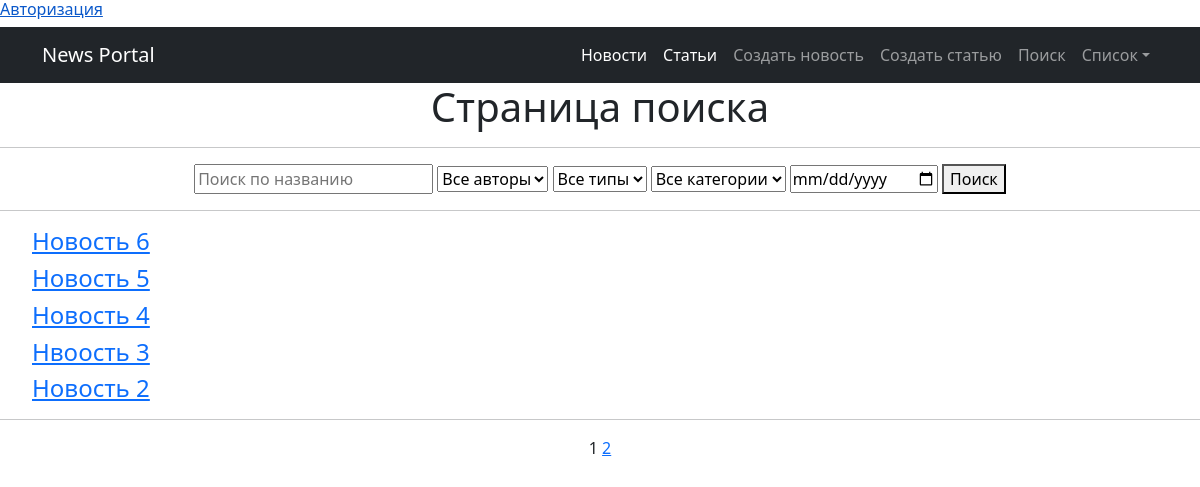
The app's page /search/ with its own data.
### news/models.py (models this page shows, shortened)
class Post(models.Model):
    author = models.ForeignKey(Author, on_delete=models.CASCADE)
    news = 'NW'
    article = 'AR'
    CATEGORY_CHOICES = (
        (news, 'Новость'),
        (article, 'Статья'),
    )
    choiceType = models.CharField(max_length=2,
                                  choices=CATEGORY_CHOICES,
                                  default=article)
    timeCreate = models.DateTimeField(auto_now_add=True)
    categoryPost = models.ManyToManyField(Category, through='PostCategory')
    title = models.CharField(max_length=100, unique=True)
    content = models.TextField()
    rating = models.IntegerField(default=0)

### news/views.py (the view)
# urls.py: path('search/', Search.as_view(), name='search'),  # URL-шаблон Поисковой страницы
class Search(ListView):
    model = Post
    template_name = 'flatpages/search.html'
    context_object_name = 'search'
    filterset_class = PostFilter
    paginate_by = 5
    ordering = ['-timeCreate']
    def get_queryset(self):
        queryset = super().get_queryset()
        self.filterset = self.filterset_class(self.request.GET, queryset=queryset)
        return self.filterset.qs
    def get_context_data(self, **kwargs):
        context = super().get_context_data(**kwargs)
        context['filter'] = self.filterset
        context['categories'] = Category.objects.all()  # Получение всех категорий
        return context

### news/models.py (called while the page is built)
    def __str__(self):
        return self.user.username

    def __str__(self):
        return self.nameCategory

### news/templatetags/cenzura.py (called while the page is built)
@register.filter()
def censor(value):  # Естественно если делать реальный проект слов будет в разы больше.
    words_to_censor = ['6лядь', '6лять', 'cock', 'cunt',  'fuck', 'xyй',
                       'гавнюк', 'долбоёб', 'лошок', 'пидарас', 'шлюха']
    if not isinstance(value, str):  # Проверка, чтобы фильтр цензурирования применялся только к переменным строкового
        raise ValueError("Значение должно быть строкой")
    for word in words_to_censor:
        value = value.replace(word, '*' * len(word))
    return mark_safe(value)

### news/templatetags/custom_tags.py (called while the page is built)
@register.simple_tag(takes_context=True)
def url_replace(context, **kwargs):
    d = context['request'].GET.copy()  # позволяет скопировать все параметры текущего запроса.
    for k, v in kwargs.items():
        d[k] = v
    return d.urlencode()

### templates/flatpages/search.html
{% extends 'flatpages/default.html' %}
{% load cenzura %}
{% load custom_tags %}
{% block content %}
    <h1 style="text-align: center;">Страница поиска</h1>
<hr />
<div align="center">
    <form action="" method="GET">
        {{ filter.form.title }}
        {{ filter.form.author }}
        {{ filter.form.choiceType }}
        {{ filter.form.categoryPost }}
        {{ filter.form.timeCreate }}
        <button type="submit">Поиск</button>
    </form>
</div>
<hr />
    <ul>
        {% for post in search %}
            <h4><a href="{% url 'news:news_detail' post.id %}">{{ post.title|censor }}</a></h4>
        {% empty %}
            <h3>Ничего не найдено</h3>
        {% endfor %}
    </ul>
<hr />
{% endblock %}

### templates/flatpages/default.html (shortened to what this page needs)
<!DOCTYPE html>
{% load static %}
{% load custom_tags %}
<html>
<head>
        <link href="{% static 'css/styles.css' %}" rel="stylesheet"/>
</head>
    <body>
        <div>
            {% if user.is_authenticated %}
            <h6><a style="margin-left: 20px" href="/prodected_page/"> {{request.user.username }}</a><a style="margin-left: 50px" href="/accounts/logout/">Выйти</a> </h6>
            {% else %}
            <h6><a href="/accounts/login/">Авторизация</a></h6>
            {% endif %}
        </div>
        <nav class="navbar navbar-expand-lg navbar-dark bg-dark">
            <div class="container">
                <a class="navbar-brand" href="#">News Portal</a>
                <div class="collapse navbar-collapse" id="navbarSupportedContent">
                    <ul class="navbar-nav ms-auto mb-2 mb-lg-0">
                        <li class="nav-item"><a class="nav-link active" aria-current="page" href="/news/">Новости</a></li>
                        <li class="nav-item"><a class="nav-link active" aria-current="page" href="/article/">Статьи</a></li>
                        <li class="nav-item"><a class="nav-link" href="/news/create/">Создать новость</a></li>
                        <li class="nav-item"><a class="nav-link" href="/article/create/">Создать статью</a></li>
                        <li class="nav-item"><a class="nav-link" href="/search/">Поиск</a></li>
                        <li class="nav-item dropdown">
                            <a class="nav-link dropdown-toggle" id="navbarDropdownMenuLink" href="#" role="button" data-bs-toggle="dropdown" aria-expanded="false">Список</a>
                        </li>
                    </ul>
                </div>
            </div>
        </nav>
    </body>
{% block content %}
{% endblock content %}
<body>
    <div align="center">
    {{ page_obj.number }}
    {% if page_obj.has_next %}
        <a href="?{% url_replace page=page_obj.next_page_number %}">{{ page_obj.next_page_number }}</a>
    {% endif %}
    </div>
</body>
</html>

### records on screen
Post: title|censor "Новость 6"
Post: title|censor "Новость 5"
Post: title|censor "Новость 4"
Post: title|censor "Нвоость 3"
Post: title|censor "Новость 2"

### other values on screen
{{ page_obj.number }} "1"
{{ page_obj.next_page_number }} "2"
